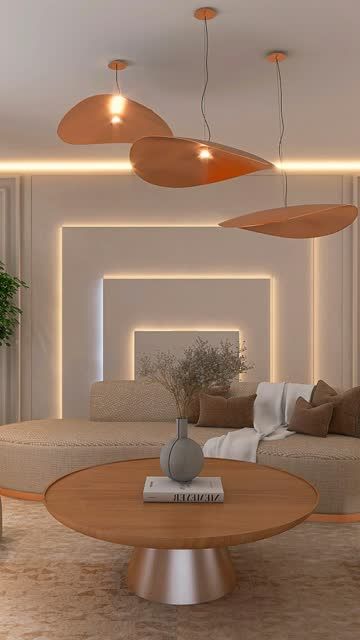
#> input picture editor/bg/m12.jpg, 360 x 640 px
$ python -i carousel_engine.py   (imports and definitions only)
#> lines starting #> are read from the running program, lines starting #| are printed output that depends on the picture; after the words box and inside, x2 and y2 are one past the last pixel; in counts of white or black regions, pixels touching at a corner belong together
#> further down, picture is the input picture: PIL image 360x640 RGB; mean R, G, B 151.1, 124.1, 105.4
#!/usr/bin/env python3
"""
carousel_engine.py : generator carousel Instagram "seamless" untuk Miracikcit Studio.

Setiap run lain: templat slide, gaya cutout, latar dan hiasan dipilih secara rawak (seed),
dan resipi beberapa carousel terakhir dielak supaya tak berulang. 0 token (tiada AI).

Satu kanvas panjang (N x 1080) x H dipotong jadi slide (4:5, 1:1 atau 9:16). Elemen melintas
garis potong supaya bersambung bila swipe. Muka dilindungi: tiada muka atas garis potong.

Templat: popout_print, popout_polaroid, popout_phone (orang keluar dari bingkai), zoom_bubble
(bulatan zoom), zoom_cutout (cutout besar sebelah foto), cutout_scene (cutout atas latar),
polaroid_stack, film_strip, grid_torn, arch, circles, ticket, fullbleed.
Gaya cutout: loose (longgar, licin), tight (ikut badan), color (garisan warna), shadow (bayang).
Gaya keseluruhan (vibe): scrapbook, minimal, film, majalah.
Warna: preset natural, vivid, warm, misty, film, pastel (lindung warna kulit).

Guna:
  python carousel_engine.py --job job.json
job.json = {"photos":[{"path":"..","name":"..","star":false}], "out":"dir", "cache":"dir",
            "opts":{"mode":"carousel|enhance","slides":5,"aspect":"4:5","vibe":"rawak",
                    "cutout":"rawak","decor":1,"enhance":"natural","strength":1.0,"order":false},
            "seed":123, "avoid":[["popout_print","grid_torn",..],..], "lock":[2], "recipe":{..}}
Keluar: <out>/result.json  {"slides":[..], "preview":"..", "thumb":"..", "recipe":{..}, "warnings":[..]}
Kemajuan dicetak ke stdout:  PROG <peratus> <mesej>
"""
import argparse
import hashlib
import json
import math
import os
import random
from pathlib import Path

import cv2
import numpy as np
from PIL import Image, ImageChops, ImageDraw, ImageFilter, ImageOps

ENGINE_VERSION = 1
RS = Image.Resampling
SIZES = {"4:5": (1080, 1350), "1:1": (1080, 1080), "9:16": (1080, 1920)}
SEAM_MARGIN = 45
JPEG_Q = 95
VIBES = ["scrapbook", "minimal", "film", "majalah"]
CUT_STYLES = ["loose", "tight", "color", "shadow"]

# Warna asas (dikemas kini ikut tona gambar dalam set_palette)
CREAM = (247, 243, 235)
INK = (58, 52, 46)
PINK = (241, 190, 196)
BUTTER = (247, 224, 130)
SAGE = (168, 196, 160)
ACCENTS = [PINK, SAGE, BUTTER]
SS = 2  # supersampling hiasan


def prog(pct, msg):
    print(f"PROG {int(pct)} {msg}", flush=True)


# ---------------------------------------------------------------- ELEMENT
class El:
    """Gambar RGBA + topeng 'protect' (muka: tak boleh kena garis potong)."""

    def __init__(self, img, prot=None):
        self.img = img.convert("RGBA")
        self.prot = prot if prot is not None else Image.new("L", self.img.size, 0)

    # [11 lines left out: functions rotate, scale, not called in this run]

    def fit(self, mw, mh):
        w, h = self.img.size
        return self.scale(min(1.0, mw / w, mh / h))

    @property
    def size(self):
        return self.img.size


# [18 lines left out: functions protect_all, upscale, not called in this run]


def fit(im, w, h):
    return upscale(im, w, h).resize((w, h), RS.LANCZOS)


# [6 lines left out: function crop_box, not called in this run]


def cover_crop(im, w, h, fx=0.5, fy=0.5):
    return fit(im.crop(crop_box(im.size[0], im.size[1], w, h, fx, fy)), w, h)


# ---------------------------------------------------------------- ENHANCE
PRESETS = {
    "natural": dict(wb=.30, curve=.12, vib=.35, sat=.02, warm=.01, tint=0, fade=0, bright=0, clarity=12),
    "vivid": dict(wb=.35, curve=.20, vib=.60, sat=.06, warm=.02, tint=0, fade=0, bright=.01, clarity=18),
    "warm": dict(wb=.15, curve=.14, vib=.40, sat=.02, warm=.06, tint=.005, fade=.02, bright=.02, clarity=12),
    "misty": dict(wb=.30, curve=.08, vib=.25, sat=-.05, warm=-.035, tint=0, fade=.05, bright=.03, clarity=8),
    "film": dict(wb=.20, curve=.16, vib=.20, sat=-.10, warm=.03, tint=-.012, fade=.07, bright=0, clarity=10),
    "pastel": dict(wb=.25, curve=-.04, vib=.15, sat=-.14, warm=.02, tint=.01, fade=.10, bright=.05, clarity=6),
}


def enhance(im, preset="natural", k=1.0):
    """Tingkatkan warna ikut preset. k = kekuatan (0..1.5). Warna kulit dilindungi."""
#> called with preset = 'natural', k = 1
    P = PRESETS.get(preset)
    if not P or k <= 0:
        return im
    a = np.asarray(im.convert("RGB")).astype(np.float32) / 255.0
    m = a.reshape(-1, 3).mean(0)
#> m = [0.593, 0.487, 0.413]
    a *= 1 + P["wb"] * k * (m.mean() / np.maximum(m, 1e-3) - 1)                 # white balance separa
    lo, hi = np.percentile(a, 0.2), np.percentile(a, 99.8)                       # regang tonal
#> lo = 0.0791; hi = 0.961
    st = np.clip((a - lo) / max(hi - lo, 1e-3), 0, 1)
    kk = min(1.0, k)
    a = np.clip(a * (1 - kk) + st * kk, 0, 1)
    a = a - P["curve"] * k * np.sin(2 * np.pi * a) / (2 * np.pi)                 # lengkung S
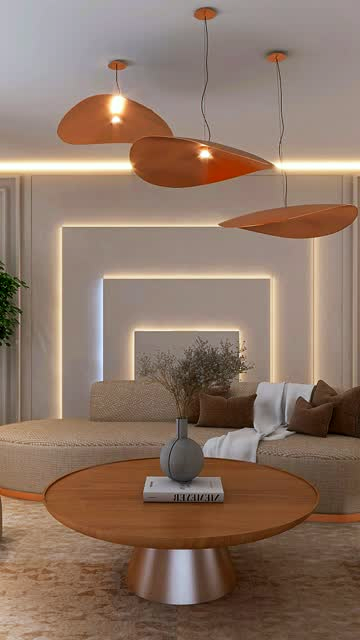
#> a: shape (640, 360, 3) float32; mean R, G, B 0.554, 0.463, 0.403
    a = a + P["bright"] * k * (1 - a)
    a = P["fade"] * k + a * (1 - P["fade"] * k)                                   # angkat hitam (pudar)
    hsv = cv2.cvtColor(np.clip(a, 0, 1).astype(np.float32), cv2.COLOR_RGB2HSV)
#> hsv: shape (640, 360, 3) float32; mean H, S, V 49.2, 0.3, 0.6
    H, S, V = hsv[..., 0], hsv[..., 1], hsv[..., 2]
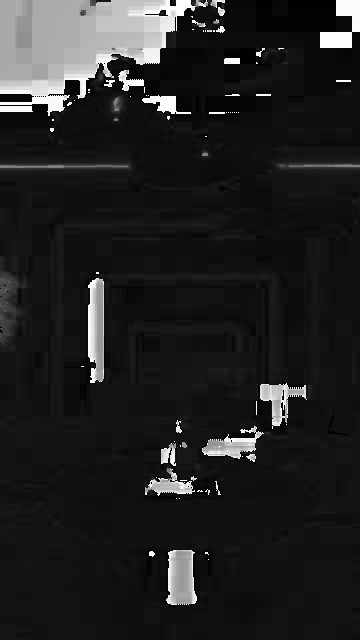
#> H: shape (640, 360) float32; min 0, max 360, mean 49.2; drawn with min black and max white
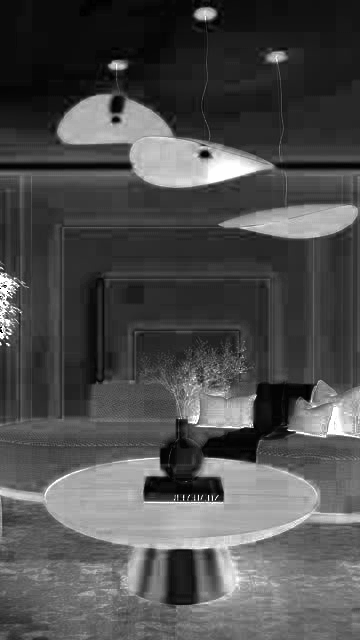
#> S: shape (640, 360) float32; min 0, max 1, mean 0.309
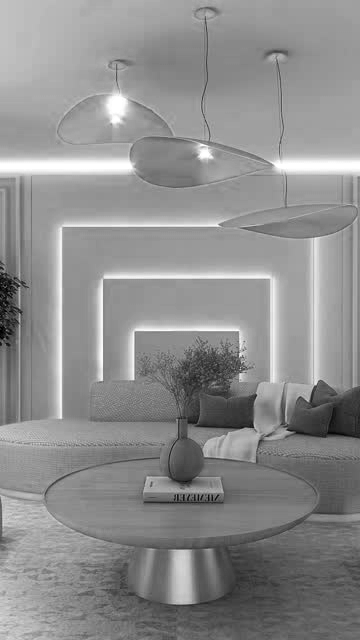
#> V: shape (640, 360) float32; min 0, max 1, mean 0.556
    skin = (((H < 28) | (H > 340)) & (S > 0.12) & (S < 0.72) & (V > 0.2)).astype(np.float32)
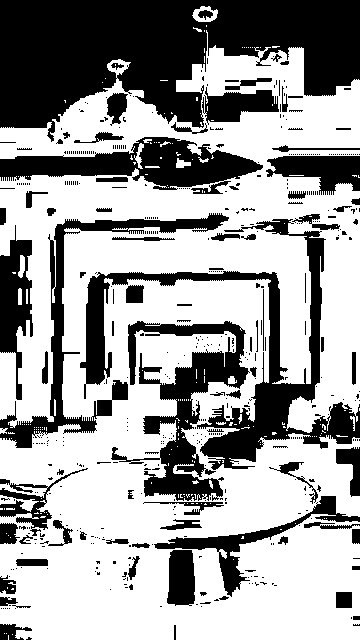
#> skin: shape (640, 360) float32; values 0 (black) and 1 (white), 62% white; 504 black regions (415 under 20 px), largest, box (x1, y1, x2, y2) and area: (0, 0, 360, 142) 31814, (80, 219, 360, 470) 12837, (111, 321, 250, 501) 8139
    skin = cv2.GaussianBlur(skin, (0, 0), 3)
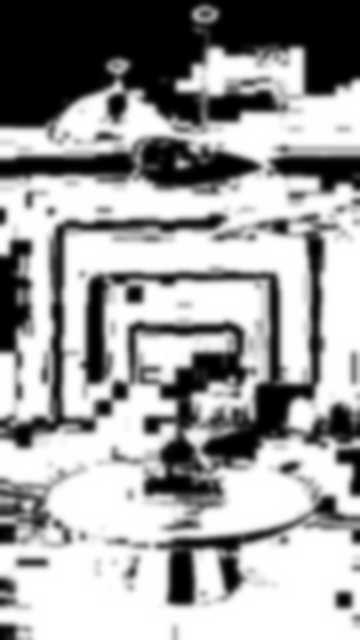
#> skin: shape (640, 360) float32; min 0, max 1, mean 0.62
    S2 = np.clip(S * (1 + P["sat"] * k) + P["vib"] * k * S * (1 - S), 0, 1)
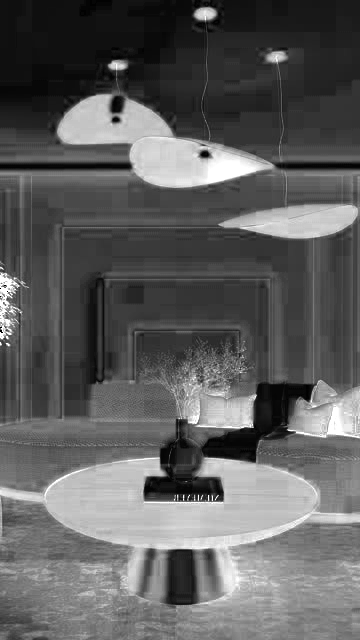
#> S2: shape (640, 360) float32; min 0, max 1, mean 0.373
    hsv[..., 1] = S + (S2 - S) * (1 - 0.65 * skin)                               # kulit: perubahan kecil
#> hsv: shape (640, 360, 3) float32; mean H, S, V 49.2, 0.3, 0.6
    a = cv2.cvtColor(hsv, cv2.COLOR_HSV2RGB)
    a[..., 0] *= 1 + P["warm"] * k
    a[..., 2] *= 1 - P["warm"] * k
    a[..., 1] *= 1 - P["tint"] * k
    out = Image.fromarray((np.clip(a, 0, 1) * 255).astype(np.uint8))
    r = max(3, int(max(im.size) / 160))
#> r = 4
    return out.filter(ImageFilter.UnsharpMask(radius=r, percent=int(P["clarity"] * k), threshold=4))


# ---------------------------------------------------------------- PHOTO + ANALYSIS
_sessions = {}
_cascades = None


# [25 lines left out: function detect_faces, not called in this run]


class Photo:
    """Satu gambar: asal, versi enhance, topeng orang, muka dan keupayaan (untuk templat)."""

    # [148 lines left out: functions __init__, im, _key, _analyse, loose, protect_map, not called in this run]

    def caps(self):
        return sum([self.popout_ok, self.zoom_ok, self.cut_ok])

    # [82 lines left out: functions free_crop, loose_mask, set_palette, strong, not called in this run]


# ---------------------------------------------------------------- DRAW HELPERS
SS = 2  # supersampling untuk hiasan


def ss_canvas(w, h):
    return Image.new("RGBA", (w * SS, h * SS), (0, 0, 0, 0))


def ss_done(img):
    return img.resize((img.size[0] // SS, img.size[1] // SS), RS.LANCZOS)


# [369 lines left out: functions heart_pts, star_pts, puffy, outline_alpha, shade_gradient, paper_texture and 20 more, not called in this run]


FRAMES = {"print": frame_print, "polaroid": frame_polaroid, "phone": frame_phone}


# [279 lines left out: functions _prot_from, framed, popout_window, outline_layer, popout, tangent_lines and 5 more, not called in this run]


def polaroid_el(ph, w, seed=0, aspect=1 / 1.05):
    el, _ = framed(ph, "polaroid", w, aspect=aspect, seed=seed, protect="person")
    return el


def print_el(ph, w, aspect, seed=0, col=None):
    el, _ = framed(ph, "print", w, aspect=aspect, seed=seed, protect="person", col=col)
    return el


# [77 lines left out: functions film_strip_el, arch_el, ticket_el, not called in this run]


# ---------------------------------------------------------------- CANVAS
class Canvas:
    # [87 lines left out: functions __init__, _base, _paste, _bad, put, busy, not called in this run]

    def check_seams(self):
        p = np.asarray(self.prot) > 0
        return [i + 1 for i, s in enumerate(self.seams) if p[:, max(0, s - SEAM_MARGIN):s + SEAM_MARGIN].any()]

    # [5 lines left out: function finish, not called in this run]


# ---------------------------------------------------------------- SLIDE CONTEXT
class Slide:
    # [13 lines left out: function __init__, not called in this run]

    def X(self, fx):
        return self.ox + fx * self.W

    # [33 lines left out: functions cut, washi_for, corner_spot, _companion, not called in this run]


def t_popout(kind):
    # [17 lines left out: function fn, not called in this run]
    return fn


# [166 lines left out: functions t_zoom_bubble, t_zoom_cutout, t_cutout_scene, t_polaroid_stack, t_film_strip, t_grid_torn and 4 more, not called in this run]


TPLS = {
    "popout_print":    dict(fn=t_popout("print"), slots="Pa", hero=1),
    "popout_polaroid": dict(fn=t_popout("polaroid"), slots="Pa", hero=1),
    "popout_phone":    dict(fn=t_popout("phone"), slots="Pa", hero=1),
    "zoom_bubble":     dict(fn=t_zoom_bubble, slots="Za", hero=1),
    "zoom_cutout":     dict(fn=t_zoom_cutout, slots="C", hero=1),
    "cutout_scene":    dict(fn=t_cutout_scene, slots="SC", hero=0),
    "polaroid_stack":  dict(fn=t_polaroid_stack, slots="AAa", hero=0),
    "film_strip":      dict(fn=t_film_strip, slots="AAAa", hero=0),
    "grid_torn":       dict(fn=t_grid_torn, slots="AAAa", hero=0),
    "arch":            dict(fn=t_arch, slots="Sa", hero=1),
    "circles":         dict(fn=t_circles, slots="Saa", hero=1),
    "ticket":          dict(fn=t_ticket, slots="Aa", hero=0),
    "fullbleed":       dict(fn=t_fullbleed, slots="Sa", hero=1),
}
VW = {  # pemberat templat ikut vibe
    "scrapbook": dict(popout_print=1, popout_polaroid=1, popout_phone=1, zoom_bubble=1, zoom_cutout=.9, cutout_scene=.9,
                      polaroid_stack=1.2, film_strip=.6, grid_torn=.8, arch=.7, circles=.7, ticket=.8, fullbleed=.4),
    "minimal": dict(popout_print=1, popout_polaroid=.8, popout_phone=.6, zoom_bubble=1, zoom_cutout=1, cutout_scene=.8,
                    polaroid_stack=.6, film_strip=.4, grid_torn=1.2, arch=1.2, circles=1, ticket=.4, fullbleed=1),
    "film": dict(popout_print=.8, popout_polaroid=.9, popout_phone=.5, zoom_bubble=.8, zoom_cutout=.6, cutout_scene=.6,
                 polaroid_stack=.9, film_strip=1.6, grid_torn=.8, arch=.5, circles=.5, ticket=.9, fullbleed=.8),
    "majalah": dict(popout_print=1, popout_polaroid=.5, popout_phone=.8, zoom_bubble=1, zoom_cutout=1.3, cutout_scene=1.1,
                    polaroid_stack=.5, film_strip=.5, grid_torn=1, arch=1, circles=1.2, ticket=.6, fullbleed=1),
}


# ---------------------------------------------------------------- PLANNER
def slot_ok(ph, ch):
    return {"P": ph.popout_ok, "Z": ph.zoom_ok, "C": ph.cut_ok, "S": ph.scenic, "A": True}.get(ch.upper(), True)


# [436 lines left out: functions pick_for, plan, strip_source, seam_behind, seam_top, scatter_decor and 6 more, not called in this run]


# [2 lines not run here, left out]

>>> from PIL import Image
>>> picture = Image.open('../editor/bg/m12.jpg')
>>> result = enhance(picture)

$ run again, on editor/bg/m15.jpg
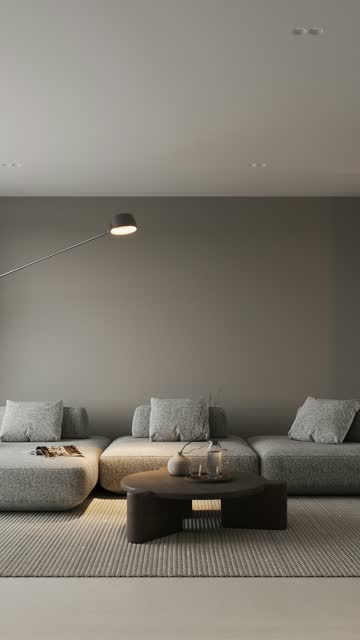
#> input picture editor/bg/m15.jpg, 360 x 640 px
#> picture is the input picture: PIL image 360x640 RGB; mean R, G, B 125.8, 120.8, 111.2
#> m = [0.493, 0.474, 0.436]
#> lo = 0.0313; hi = 0.844
#> in enhance, `skin = (((H < 28) | (H > 340)) & (S > 0.12) & (S < 0.72) & (V > 0.2))...`:
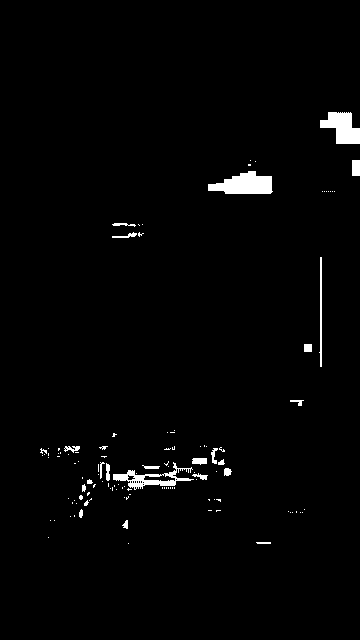
#> skin: shape (640, 360) float32; values 0 (black) and 1 (white), 1.8% white; 118 white regions (94 under 20 px), largest, box (x1, y1, x2, y2) and area: (208, 171, 273, 194) 1022, (320, 112, 360, 144) 824, (113, 462, 194, 490) 674
#> in enhance, `S2 = np.clip(S * (1 + P["sat"] * k) + P["vib"] * k * S * (1 - S), 0, 1)`:
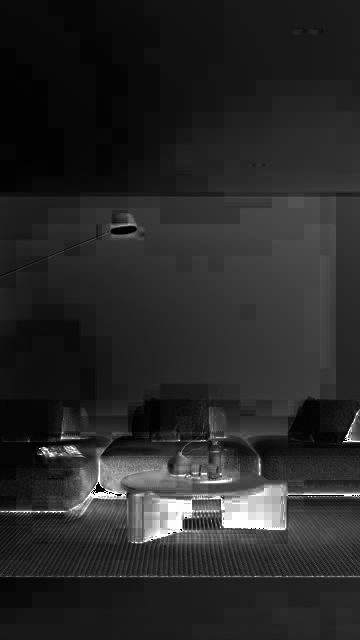
#> S2: shape (640, 360) float32; min 0, max 1, mean 0.159

$ run again, on editor/bg/m16.jpg
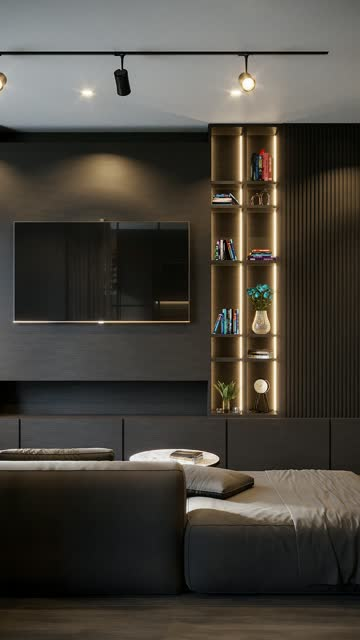
#> input picture editor/bg/m16.jpg, 360 x 640 px
#> picture is the input picture: PIL image 360x640 RGB; mean R, G, B 72.4, 68.5, 61.1
#> m = [0.284, 0.268, 0.239]
#> lo = 0; hi = 0.944
#> in enhance, `skin = (((H < 28) | (H > 340)) & (S > 0.12) & (S < 0.72) & (V > 0.2))...`:
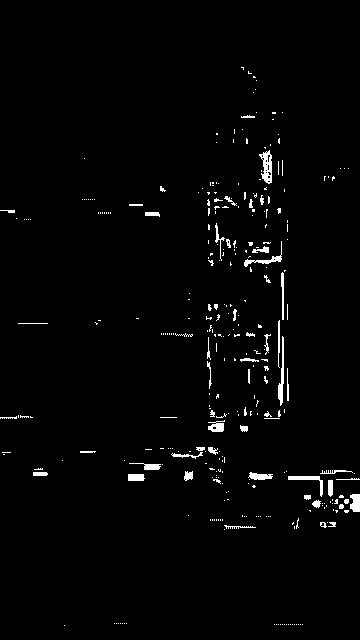
#> skin: shape (640, 360) float32; values 0 (black) and 1 (white), 1.9% white; 322 white regions (269 under 20 px), largest, box (x1, y1, x2, y2) and area: (259, 150, 272, 184) 250, (278, 336, 284, 406) 204, (288, 476, 323, 497) 177
#> in enhance, `S2 = np.clip(S * (1 + P["sat"] * k) + P["vib"] * k * S * (1 - S), 0, 1)`:
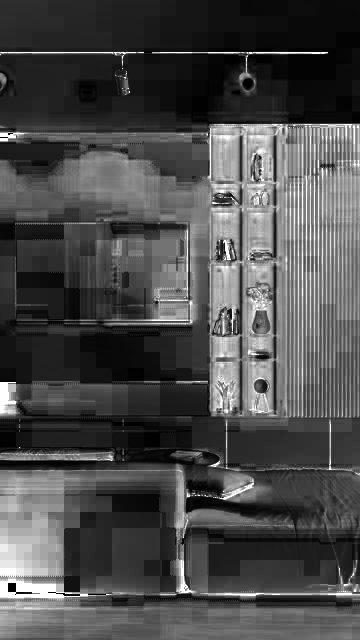
#> S2: shape (640, 360) float32; min 0, max 1, mean 0.296
